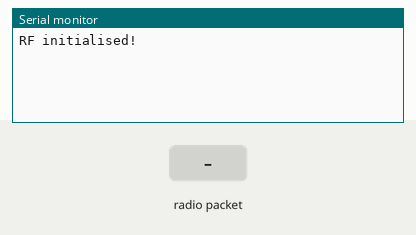
Simulated run of this sketch. Board: Arduino Uno, built with avr-gcc and run on an emulated ATmega328P. Shown: the last lines printed to the serial monitor. Inputs (shaded band) come from the test bench. No radio packets arrive unless stated.

Above: at 1.2 s.
1.3 s: radio packet "1" arrives
At 1.9 s:
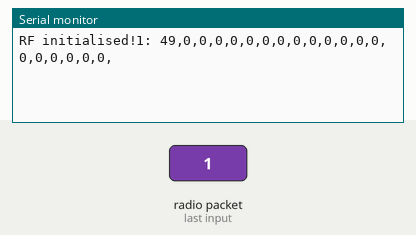
2.8 s: radio packet "0" arrives
At 4.0 s:
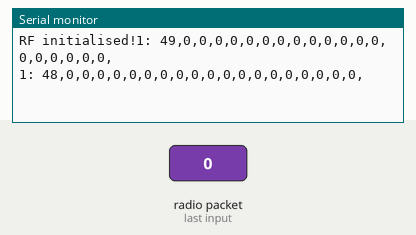
4.3 s: radio packet "2" arrives
At 5.4 s:
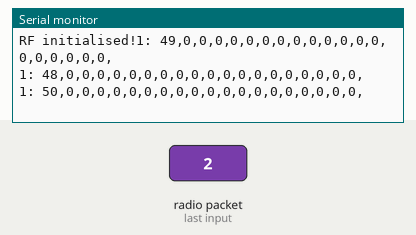

Measured:
- after the input at 1.3 s, the serial monitor: prints a new line at once (image 1)
- after the input at 2.8 s, the serial monitor: prints a new line at once (image 2)
- after the input at 4.3 s, the serial monitor: prints a new line at once (image 3)

The sketch:

server_w_address.ino
```cpp
// nrf24_reliable_datagram_server.pde
/*
 *   Message format (message length 20 bytes - max 28 bytes)
  msg[0] = (tx_count>>8) & 0xFF;
  msg[1] = tx_count & 0xFF;
  msg[2] = (red >> 8) & 0xFF;
  msg[3] = red & 0xFF;
  msg[4] = (green >> 8) & 0xFF;
  msg[5] = green & 0xFF;
  msg[6] = (blue >> 8) & 0xFF;
  msg[7] = blue & 0xFF;
  msg[8] = SoilMoisture & 0xFF;
  msg[9] = SoilTemp & 0xFF;
  msg[10] = AirTemp & 0xFF;
  msg[11] = AirHumidity & 0xFF;
  msg[12] = (dht_checksum_error>>8) & 0xFF;
  msg[13] = dht_checksum_error & 0xFF;
 */
#include <RHReliableDatagram.h>
#include <RH_NRF24.h>
#include <SPI.h>


#define SERVER_ADDRESS 1 //address of the server node
// Dont put this on the stack:
#define msg_length 20 // length of message
uint8_t buf[msg_length]; //RH_NRF24_MAX_MESSAGE_LEN];

// Singleton instance of the radio driver
 RH_NRF24 driver(7, 8);   // For RFM73 on Anarduino Mini

// Class to manage message delivery and receipt, using the driver declared above
RHReliableDatagram manager(driver, SERVER_ADDRESS);

void setup()
{
  Serial.begin(9600);
  if(!serverInit())
    Serial.print("RF init Failed!");
  else
    Serial.print("RF initialised!");
}


void loop()
{
  checkMessages();
}
```

RF_comms.ino
```cpp
int serverInit(){
  if (!manager.init())
    return 0;
  else
    return 1;
  // Defaults after init are 2.402 GHz (channel 2), 2Mbps, 0dBm
  }

 void checkMessages(){
    if (manager.available())
  {
    // Wait for a message addressed to us from the client
    uint8_t len = sizeof(buf);
    uint8_t from;
    if (manager.recvfromAck(buf, &len, &from))
    {
  //    Serial.print("got request from : 0x");
      Serial.print(from,DEC);
      Serial.print(": ");
 //     Serial.println((char*)buf);
      for (int i=0; i<sizeof(buf); i++){Serial.print(buf[i],DEC);Serial.print(",");}
      Serial.print("\r\n");
      String message="Hello back client " + String(from);
      uint8_t data[message.length()];
      message.toCharArray(data,message.length()+1);

      // Send a reply back to the originator client
      if (!manager.sendtoWait(data, message.length()+1, from))
        Serial.println("sendtoWait failed");
    }
  }

  }
```
